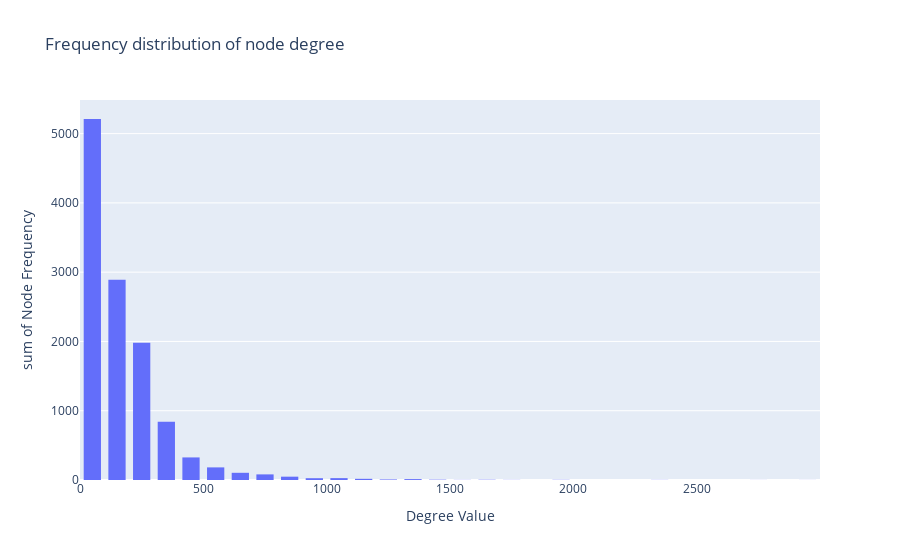

The notebook cell this image was saved under:
### Code cell
#Degree distribution

#distribution per frequency
fig1 = px.histogram(DegFreq, x="Degree Value", y="Node Frequency", title = 'Frequency distribution of node degree')
fig1.update_layout(bargap=0.3)
fig1.show()

### Figure 1 — Plotly figure (JSON) as saved in the notebook; plotly's stock layout.template omitted (floating-point values rounded to 4 significant figures; data arrays with more than 128 entries replaced by an {"elided": "..."} marker saying what was removed)
{"data": [{"alignmentgroup": "True", "bingroup": "x", "histfunc": "sum", "hovertemplate": "Degree Value=%{x}<br>sum of Node Frequency=%{y}<extra></extra>", "legendgroup": "", "marker": {"color": "#636efa", "pattern": {"shape": ""}}, "name": "", "offsetgroup": "", "orientation": "v", "showlegend": false, "x": {"elided": "2919 int values"}, "xaxis": "x", "y": {"elided": "2919 int values"}, "yaxis": "y", "type": "histogram"}], "layout": {"xaxis": {"anchor": "y", "domain": [0.0, 1.0], "title": {"text": "Degree Value"}}, "yaxis": {"anchor": "x", "domain": [0.0, 1.0], "title": {"text": "sum of Node Frequency"}}, "legend": {"tracegroupgap": 0}, "title": {"text": "Frequency distribution of node degree"}, "barmode": "relative", "bargap": 0.3}}
